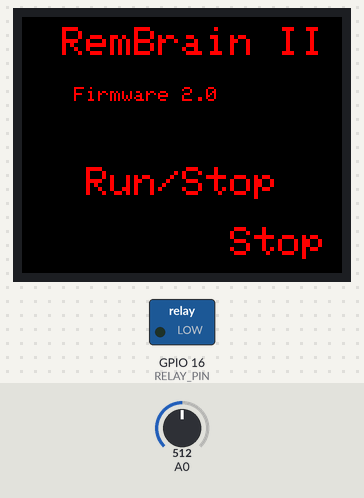
The sketch below on a simulated ESP8266 (NodeMCU). Shown: 160×128 colour display, switched loads named in the sketch (green lamp = pin HIGH). Inputs (shaded band) come from the test bench; at power-on: A0 = 512. EEPROM starts erased.

Above: at 1.3 s.
1.4 s: A0 set to 580
At 2.6 s:
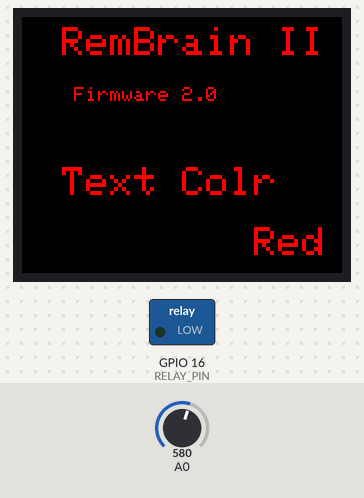
2.9 s: A0 set to 830
4.4 s: A0 set to 850
At 5.6 s:
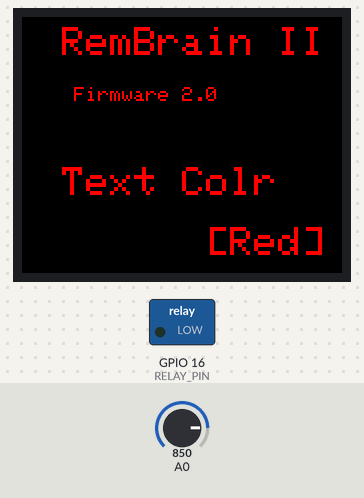
5.9 s: A0 set to 883
7.4 s: A0 set to 918
At 7.8 s:
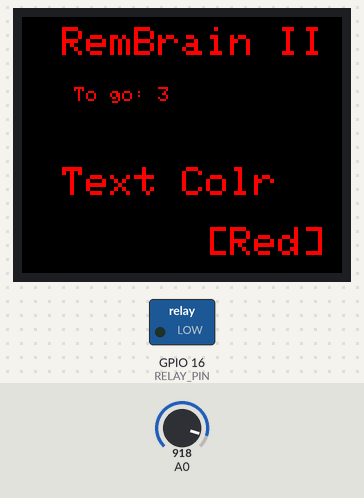
8.9 s: A0 set to 560
At 9.7 s:
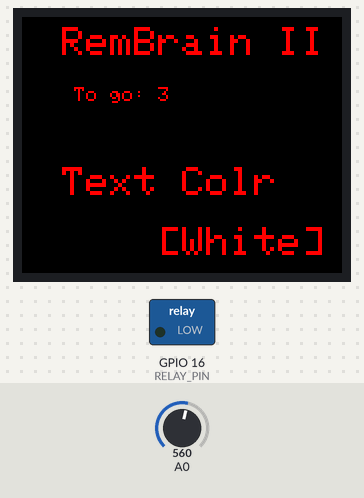
Timing chart, 0 to 15.2 s (numbered marks = the images above; inputs shaded):
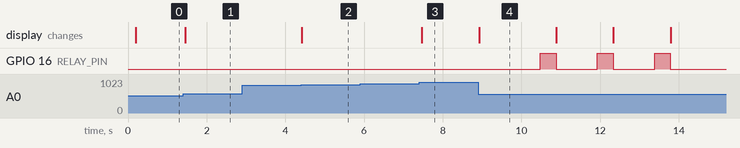

The sketch:

RemBrain_ESP8266.ino
```cpp
#include <Arduino.h>
//#include <arduino.h>
#include <EEPROM.h>
#include <SH_EEPROM.h>
#include <TwoStateOutput.h>
#include <AnalogKeypad.h>

#include <Wire.h>

// Includ wifi, just so we can disable the hardware to save power
#ifdef ESP8266
#include <ESP8266WiFi.h>
#endif

#include <ProfileBase.h>
#include <TimedProfile.h>
#include <CmdParser.h>

#include <AppBase.h>
#include <LCDApp.h>
#include <SerialInterface.h>
#include <LCDUnsignedItem.h>
#include <LCDProfileRepeatsItem.h>
#include <LCDProfileStartupDelayItem.h>
#include <LCDProfileShutterOpenIntervalItem.h>
#include <LCDProfileShutterClosedIntervalItem.h>
#include <LCDListItem.h>

#include <LCDRunStopItem.h>
#include <LCDBackgroundColourItem.h>
#include <LCDForegroundColourItem.h>
#include <LCDCurrentProfileItem.h>
#include <LCDTimeItem.h>

#include <LCDItemBase.h>
#include <LCDItemCollection.h>
#include <LCDBackgroundColourItem.h>
#include <LCDForegroundColourItem.h>

#define RELAY_PIN 16        //  D0
#define SIDE_BUTTON_PIN 12  // D6

// Pins for LCD graphics display
#define TFT_CS  15
#define TFT_RST  4
#define TFT_DC   5

// Delay between each processing loop, in milliseconds
#define UPDATE_INTERVAL 50

// Serial communications
#define BAUD_RATE 115200

// The persistent configuration data for this application
#define CONFIG_OFFSET 0

// Number of static (ie. header) strings in LCD
#define LCD_TABLE_ITEMS 9

// Analog input readings for each of the 5 buttons, determined experimentally
#define BUTTON_RIGHT_MAX     50
#define BUTTON_DOWN_MAX     570
#define BUTTON_LEFT_MAX     750
#define BUTTON_UP_MAX       840
#define BUTTON_SELECT_MAX   900

// Button identifiers
#define BUTTON_RIGHT   0x01
#define BUTTON_DOWN    0x02
#define BUTTON_LEFT    0x04
#define BUTTON_UP      0x08
#define BUTTON_SELECT  0x0A

// Make our own eeprom object, which really just sets the size of the system eeprom emulation
SH_EEPROM EEPROMInitializer;

// And a relay
//static
TwoStateOutput Relay(RELAY_PIN, true);

// Now create profile
//static
TimedProfile Profile1(&Relay, 100, UPDATE_INTERVAL);  // the 100 is offset in eeprom!

// Array of profiles - to make iteration easier. This is for ease of future
// expandability as currently we only support one profile
#define NUM_PROFILES 1

// Lists of profiles
//static
ProfileBase* ProfileList[NUM_PROFILES] = { &Profile1 };

// The shield uses the I2C SCL and SDA pins. On classic Arduinos
// this is Analog 4 and 5 so you can't use those for analogRead() anymore
// However, you can connect other I2C sensors to the I2C bus and share
// the I2C bus.
// shen_LCD TheLCD = shen_LCD(TFT_CS, TFT_DC, TFT_RST);

// Create the object that manages this application
//static
LCDApplication TheApp(CONFIG_OFFSET, NUM_PROFILES, ProfileList, TFT_CS, TFT_DC, TFT_RST);

// Make a serial interface so user can communicate with us from a computer
//static
SerialInterface TheSerialInterface(&TheApp, NUM_PROFILES);

// Interface to our buttons
AnalogKeypad TheKeypad;

// Create LCD items to control the application
LCDRunStopItem LCDRunStop("Run/Stop", &TheApp);

LCDBackgroundColourItem LCDBackgroundColour("Screen Colr", &TheApp);
LCDForegroundColourItem LCDForegroundColour("Text Colr", &TheApp);

// Create LCD items to configure each of the programs
LCDProfileRepeatsItem Profile1Repeats("Repeats", &Profile1, &TheApp);
LCDProfileStartupDelayItem Profile1StartupDelay("Start Delay", &Profile1, &TheApp);
LCDProfileShutterOpenIntervalItem Profile1ShutterOpenInterval("Shutter Open", &Profile1, &TheApp);
LCDProfileShutterClosedIntervalItem Profile1ShutterClosedInterval("Shutter Cls", &Profile1, &TheApp);


// Create a top-level menu for the LCD
LCDItemBase* MenuList[] = { &LCDRunStop,
                            &Profile1Repeats, &Profile1StartupDelay, &Profile1ShutterOpenInterval, &Profile1ShutterClosedInterval,
                            &LCDBackgroundColour, &LCDForegroundColour };
LCDItemCollection TheMenu(&TheApp, MenuList, 7, "\0", false); // @@@ 3rd param is number of menu items - could be more elegant @@@

// ----------------------------------------------------------------------------------------------------------------------------------
static void ServiceSerialInterface(void)
{
  TheSerialInterface.Update();
}

// ----------------------------------------------------------------------------------------------------------------------------------
void ServiceInputs(void)
{
  static unsigned char oldButtons = 0x00;

    char keyPress = TheKeypad.GetKey();

    // Do this first as the most common situation is no key press
    if (keyPress == KeypadBase::KEYPAD_NOKEY)
    {
    }
    else if (keyPress == KeypadBase::KEYPAD_UP)
    {
      TheMenu.OnUp();
    }
    else if (keyPress == KeypadBase::KEYPAD_DOWN)
    {
      TheMenu.OnDown();
    }
    else if (keyPress == KeypadBase::KEYPAD_LEFT)
    {
      TheMenu.OnLeft();
    }
    else if (keyPress == KeypadBase::KEYPAD_RIGHT)
    {
      TheMenu.OnRight();
    }
    else if (keyPress == KeypadBase::KEYPAD_SELECT)
    {
      TheMenu.OnEnter();
    }
    else if (keyPress == KeypadBase::KEYPAD_OTHER)
    {
      TheApp.ToggleRunStopState();
    }
    else
    {
      Serial.println ("Unknown key !!");
    }

   // Next service the serial port. It is conceivable that buttons will be pressed at the same time as a serial command is issued.
   // If this happens, the buttons will be processed first followed by the serial commands.
   ServiceSerialInterface();

   // Update the active item on the display, just in case the terminal interface changed something or the
   // current profile execution completed.
   TheMenu.Update();
}

// ----------------------------------------------------------------------------------------------------------------------------------
void setup()
{
  // Initialize serial communications
  Serial.begin(BAUD_RATE);

  // Turn off the Wifi to save power
  #ifdef ESP8266
  WiFi.mode( WIFI_OFF );
  WiFi.forceSleepBegin();
  delay( 1 );  // CPU give up to allow the above to take effect
  #endif

  TheApp.InitializeDisplay ();

  TheApp.SetTitleLine(" RemBrain II");
  TheApp.SetStatusLine ("   Firmware 2.0");

  TheMenu.OnEntry();
}

// ----------------------------------------------------------------------------------------------------------------------------------
void loop()
{

  // To keep the timing consistent, we subtract the time each loop takes to execute from the
  // delay until the beginning of the next loop.
  unsigned long startTime = millis();

  // Tell the application to update its processing elements.
  TheApp.Update();

  // Check all inputs to see if user is requesting we do something
  ServiceInputs();

  unsigned long endTime = millis();

  // And wait for the next time
  if ((endTime - startTime) < UPDATE_INTERVAL)
    delay(UPDATE_INTERVAL - (endTime - startTime));
}

// ----------------------------------------------------------------------------------------------------------------------------------
//This function is automatically called between repetitions of loop()
void serialEvent() {

  while (Serial.available()) {
    // Get the new character
    char inChar = (char)Serial.read();

    // And add it to the command processor
    TheSerialInterface.Add(inChar);
  }
}
```

Measured:
- the behaviour switches between 839 and 840 on A0 (found by bisection; images 1 and 2)
- the behaviour switches between 899 and 900 on A0 (found by bisection; images 2 and 3)
- after the input at 1.4 s, the display: changes after 0.05 s (image 1)
- after the input at 2.9 s, every drawn part: stays the same
- after the input at 4.4 s, the display: changes at once (image 2)
- after the input at 5.9 s, every drawn part: stays the same
- after the input at 7.4 s, the display: changes after 0.07 s (image 3)
- after the input at 8.9 s, the display: changes at once (image 4)
- by itself, GPIO 16 (RELAY_PIN): alternates HIGH for 0.40 s and LOW for 1.1 s
